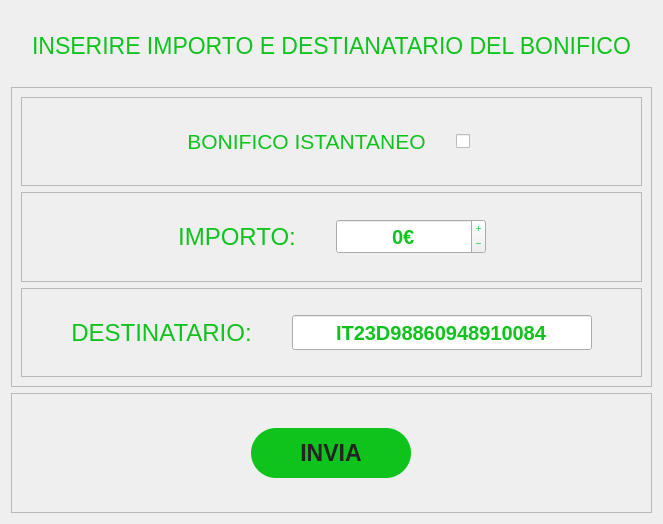
      <widget class="QWidget" name="page_4">
       <layout class="QVBoxLayout" name="verticalLayout_8">
        <item>
         <widget class="QLabel" name="label_14">
          <property name="minimumSize">
           <size>
            <width>0</width>
            <height>70</height>
           </size>
          </property>
          <property name="maximumSize">
           <size>
            <width>16777215</width>
            <height>70</height>
           </size>
          </property>
          <property name="font">
           <font>
            <pointsize>17</pointsize>
            <bold>false</bold>
           </font>
          </property>
          <property name="styleSheet">
           <string notr="true">color: #0dc31c;</string>
          </property>
          <property name="text">
           <string>INSERIRE IMPORTO E DESTIANATARIO DEL BONIFICO</string>
          </property>
          <property name="textFormat">
           <enum>Qt::RichText</enum>
          </property>
          <property name="alignment">
           <set>Qt::AlignCenter</set>
          </property>
         </widget>
        </item>
        <item>
         <widget class="QFrame" name="frame_12">
          <property name="minimumSize">
           <size>
            <width>400</width>
            <height>300</height>
           </size>
          </property>
          <property name="frameShape">
           <enum>QFrame::StyledPanel</enum>
          </property>
          <property name="frameShadow">
           <enum>QFrame::Raised</enum>
          </property>
          <layout class="QVBoxLayout" name="verticalLayout_7">
           <item>
            <widget class="QFrame" name="frame_16">
             <property name="frameShape">
              <enum>QFrame::StyledPanel</enum>
             </property>
             <property name="frameShadow">
              <enum>QFrame::Raised</enum>
             </property>
             <layout class="QHBoxLayout" name="horizontalLayout_12">
              <property name="spacing">
               <number>30</number>
              </property>
              <item>
               <spacer name="horizontalSpacer_9">
                <property name="orientation">
                 <enum>Qt::Horizontal</enum>
                </property>
                <property name="sizeHint" stdset="0">
                 <size>
                  <width>40</width>
                  <height>20</height>
                 </size>
                </property>
               </spacer>
              </item>
              <item>
               <widget class="QLabel" name="label_8">
                <property name="font">
                 <font>
                  <pointsize>16</pointsize>
                 </font>
                </property>
                <property name="styleSheet">
                 <string notr="true">color:#0dc31c;</string>
                </property>
                <property name="text">
                 <string>BONIFICO ISTANTANEO</string>
                </property>
                <property name="alignment">
                 <set>Qt::AlignCenter</set>
                </property>
               </widget>
              </item>
              <item>
               <widget class="QCheckBox" name="checkBox">
                <property name="minimumSize">
                 <size>
                  <width>20</width>
                  <height>35</height>
                 </size>
                </property>
                <property name="maximumSize">
                 <size>
                  <width>20</width>
                  <height>35</height>
                 </size>
                </property>
                <property name="text">
                 <string/>
                </property>
               </widget>
              </item>
              <item>
               <spacer name="horizontalSpacer_10">
                <property name="orientation">
                 <enum>Qt::Horizontal</enum>
                </property>
                <property name="sizeHint" stdset="0">
                 <size>
                  <width>40</width>
                  <height>20</height>
                 </size>
                </property>
               </spacer>
              </item>
             </layout>
            </widget>
           </item>
           <item>
            <widget class="QFrame" name="frame_13">
             <property name="minimumSize">
              <size>
               <width>500</width>
               <height>0</height>
              </size>
             </property>
             <property name="frameShape">
              <enum>QFrame::StyledPanel</enum>
             </property>
             <property name="frameShadow">
              <enum>QFrame::Raised</enum>
             </property>
             <layout class="QHBoxLayout" name="horizontalLayout_9">
              <property name="spacing">
               <number>40</number>
              </property>
              <item>
               <spacer name="horizontalSpacer_6">
                <property name="orientation">
                 <enum>Qt::Horizontal</enum>
                </property>
                <property name="sizeHint" stdset="0">
                 <size>
                  <width>40</width>
                  <height>20</height>
                 </size>
                </property>
               </spacer>
              </item>
              <item>
               <widget class="QLabel" name="label_15">
                <property name="font">
                 <font>
                  <pointsize>18</pointsize>
                 </font>
                </property>
                <property name="styleSheet">
                 <string notr="true">color:#0dc31c;</string>
                </property>
                <property name="text">
                 <string>IMPORTO:</string>
                </property>
                <property name="alignment">
                 <set>Qt::AlignCenter</set>
                </property>
               </widget>
              </item>
              <item>
               <widget class="QSpinBox" name="spinBox_3">
                <property name="minimumSize">
                 <size>
                  <width>150</width>
                  <height>30</height>
                 </size>
                </property>
                <property name="maximumSize">
                 <size>
                  <width>200</width>
                  <height>35</height>
                 </size>
                </property>
                <property name="font">
                 <font>
                  <pointsize>15</pointsize>
                  <bold>true</bold>
                 </font>
                </property>
                <property name="layoutDirection">
                 <enum>Qt::LeftToRight</enum>
                </property>
                <property name="styleSheet">
                 <string notr="true">color: #0dc31c;</string>
                </property>
                <property name="wrapping">
                 <bool>true</bool>
                </property>
                <property name="frame">
                 <bool>true</bool>
                </property>
                <property name="alignment">
                 <set>Qt::AlignCenter</set>
                </property>
                <property name="buttonSymbols">
                 <enum>QAbstractSpinBox::PlusMinus</enum>
                </property>
                <property name="suffix">
                 <string>€</string>
                </property>
                <property name="maximum">
                 <number>10000</number>
                </property>
                <property name="singleStep">
                 <number>10</number>
                </property>
                <property name="value">
                 <number>0</number>
                </property>
               </widget>
              </item>
              <item>
               <spacer name="horizontalSpacer_5">
                <property name="orientation">
                 <enum>Qt::Horizontal</enum>
                </property>
                <property name="sizeHint" stdset="0">
                 <size>
                  <width>40</width>
                  <height>20</height>
                 </size>
                </property>
               </spacer>
              </item>
             </layout>
            </widget>
           </item>
           <item>
            <widget class="QFrame" name="frame_14">
             <property name="frameShape">
              <enum>QFrame::StyledPanel</enum>
             </property>
             <property name="frameShadow">
              <enum>QFrame::Raised</enum>
             </property>
             <layout class="QHBoxLayout" name="horizontalLayout_10">
              <property name="spacing">
               <number>40</number>
              </property>
              <item>
               <spacer name="horizontalSpacer_7">
                <property name="orientation">
                 <enum>Qt::Horizontal</enum>
                </property>
                <property name="sizeHint" stdset="0">
                 <size>
                  <width>40</width>
                  <height>20</height>
                 </size>
                </property>
               </spacer>
              </item>
              <item>
               <widget class="QLabel" name="label_9">
                <property name="font">
                 <font>
                  <pointsize>18</pointsize>
                 </font>
                </property>
                <property name="styleSheet">
                 <string notr="true">color:#0dc31c;</string>
                </property>
                <property name="text">
                 <string>DESTINATARIO:</string>
                </property>
                <property name="alignment">
                 <set>Qt::AlignCenter</set>
                </property>
               </widget>
              </item>
              <item>
               <widget class="QLineEdit" name="lineEdit">
                <property name="minimumSize">
                 <size>
                  <width>300</width>
                  <height>30</height>
                 </size>
                </property>
                <property name="maximumSize">
                 <size>
                  <width>300</width>
                  <height>35</height>
                 </size>
                </property>
                <property name="font">
                 <font>
                  <pointsize>15</pointsize>
                  <bold>true</bold>
                 </font>
                </property>
                <property name="layoutDirection">
                 <enum>Qt::LeftToRight</enum>
                </property>
                <property name="styleSheet">
                 <string notr="true">color: #0dc31c;</string>
                </property>
                <property name="text">
                 <string>IT23D98860948910084</string>
                </property>
                <property name="alignment">
                 <set>Qt::AlignCenter</set>
                </property>
               </widget>
              </item>
              <item>
               <spacer name="horizontalSpacer_8">
                <property name="orientation">
                 <enum>Qt::Horizontal</enum>
                </property>
                <property name="sizeHint" stdset="0">
                 <size>
                  <width>40</width>
                  <height>20</height>
                 </size>
                </property>
               </spacer>
              </item>
             </layout>
            </widget>
           </item>
          </layout>
         </widget>
        </item>
        <item>
         <widget class="QFrame" name="frame_15">
          <property name="minimumSize">
           <size>
            <width>0</width>
            <height>120</height>
           </size>
          </property>
          <property name="frameShape">
           <enum>QFrame::StyledPanel</enum>
          </property>
          <property name="frameShadow">
           <enum>QFrame::Raised</enum>
          </property>
          <layout class="QHBoxLayout" name="horizontalLayout_11">
           <property name="spacing">
            <number>0</number>
           </property>
           <property name="leftMargin">
            <number>0</number>
           </property>
           <property name="topMargin">
            <number>0</number>
           </property>
           <property name="rightMargin">
            <number>0</number>
           </property>
           <property name="bottomMargin">
            <number>0</number>
           </property>
           <item>
            <widget class="QPushButton" name="pushButton_9">
             <property name="minimumSize">
              <size>
               <width>160</width>
               <height>50</height>
              </size>
             </property>
             <property name="maximumSize">
              <size>
               <width>160</width>
               <height>50</height>
              </size>
             </property>
             <property name="font">
              <font>
               <pointsize>17</pointsize>
               <bold>true</bold>
              </font>
             </property>
             <property name="cursor">
              <cursorShape>PointingHandCursor</cursorShape>
             </property>
             <property name="styleSheet">
              <string notr="true">background: #0dc31c;
border-radius: 25px;
color: rgb(35, 35, 35);


</string>
             </property>
             <property name="text">
              <string>INVIA</string>
             </property>
            </widget>
           </item>
          </layout>
         </widget>
        </item>
       </layout>
      </widget>
